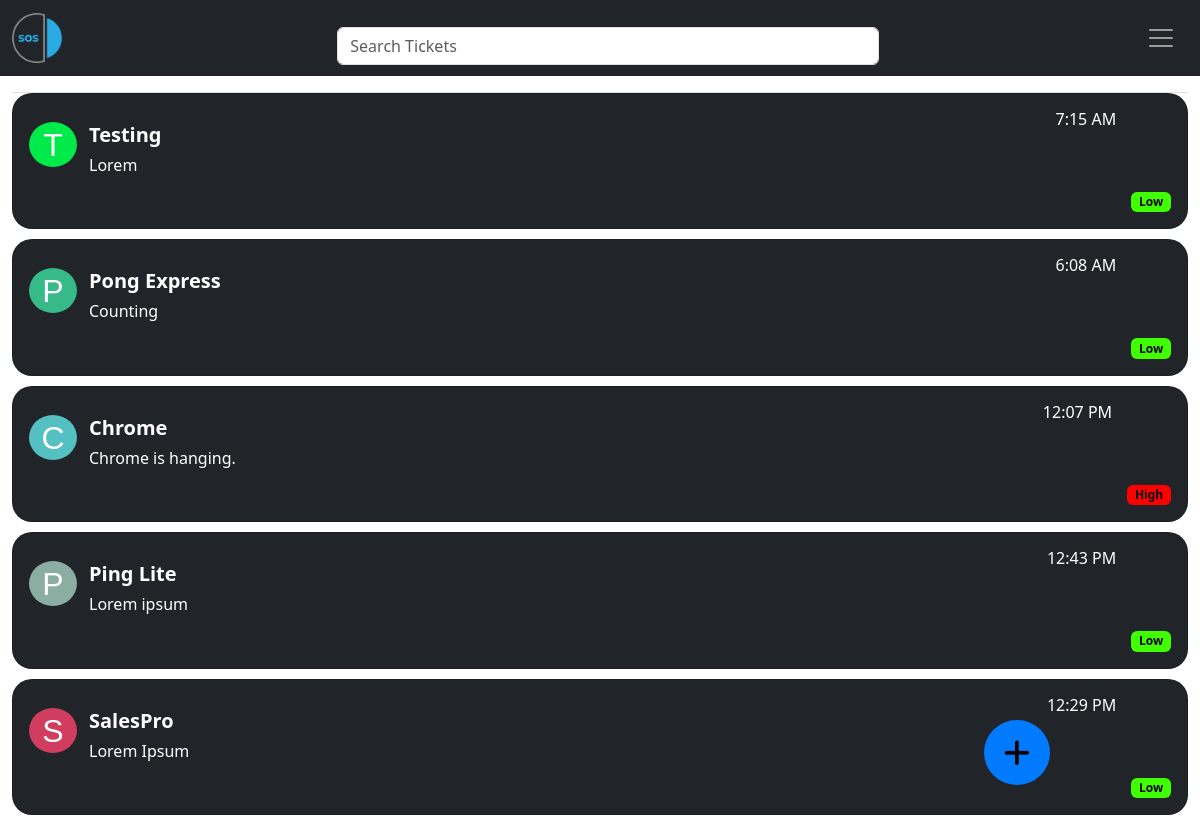
The page /view-tickets/toontester (signed in) on the database its author committed.
### app/models/ticket.py (models this page shows, shortened)
class Ticket(SearchableMixin, db.Model):
    __searchable__ = ['subject', 'issue_description']
    __tablename__ = 'tickets'
    id = db.Column(db.Integer, primary_key=True)
    ticket_owner = db.Column(db.String(64), nullable=False)
    subject = db.Column(db.String(64), nullable=False)
    issue_description = db.Column(db.Text, nullable=False)
    date_submitted = db.Column(db.DateTime(), default=datetime.utcnow)
    ticket_priority = db.Column(db.String(20))
    team_viewer_id = db.Column(db.String(255), default='000')
    team_viewer_session_password = db.Column(db.String(255), nullable=False)
    sender_id = db.Column(db.Integer, db.ForeignKey('users.id'))
    def get_ticket_subject_first_letter(self):
        return self.subject[0].upper()

### app/main/views.py (the view)
@main.route('/view-tickets/<username>', methods=['GET', 'POST'], strict_slashes=False)
@login_required
def view_ticket(username):
    user = User.query.filter_by(username=username).first()
    if user is None:
        return render_template('404.html')
    if user.username != current_user.username:
        return render_template('403.html')
    tickets = user.tickets.group_by(Ticket.subject).order_by(Ticket.date_submitted.desc()).all()
    tkt_count = user.tickets.count()
    return render_template('view_ticket.html', user=user,
                           tickets=tickets, tkt_count=tkt_count)

### app/main/forms.py
class SearchForm(FlaskForm):
    q = StringField('Search Tickets', validators=[DataRequired()])
    def __init__(self, *args, **kwargs):
        if 'formdata' not in kwargs:
            kwargs['formdata'] = request.args
        if 'meta' not in kwargs:
            kwargs['meta'] = {'csrf': False}
        super(SearchForm, self).__init__(*args, **kwargs)

### app/auth/views.py (called while the page is built)
@auth.before_app_request
def before_request():
    if (current_user.is_authenticated
            and not current_user.confirmed
            and request.blueprint != 'auth'
            and request.endpoint != 'static'):
        return redirect(url_for('auth.unconfirmed'))

### app/main/__init__.py (called while the page is built)
@main.app_context_processor
def inject_permissions():
    return dict(Permission=Permission)

### app/main/views.py (called while the page is built)
@main.before_request
def before_request():
    g.search_form = SearchForm()

### app/models/role.py (called while the page is built)
    def has_permission(self, permission):
        return self.permissions & permission == permission

### app/models/user.py (called while the page is built)
@login_manager.user_loader
def load_user(user_id: str) -> User:
    return User.query.get(int(user_id))

    def can(self, perm):
        return self.role is not None and self.role.has_permission(perm)

### app/templates/view_ticket.html (shortened to what this page needs)
{% extends "base.html" %}
{% block page_content %}
    {% include '_tickets.html' %}
{% endblock %}

### app/templates/_tickets.html (shortened to what this page needs)
<div class="card-container">
    <ul class="tickets">
        {% for ticket in tickets %}
            <a href="/view-tickets/{{ current_user.username }}/{{ ticket.subject }}" class="ticket-items"><li class="ticket">
                <div class="card w-auto view-ticket-card" style="margin-bottom: 10px; border-radius: 20px;">
                <div class="card-body">
                    <div class="card-title">
                        <p class="card-text ticket-bubble ticket-first-letter">{{ ticket.get_ticket_subject_first_letter() }}</p>
                    </div>
                    <div class="card-text">
                        <div class="text-start view-ticket-subject">{{ ticket.subject }}</div>
                        <div class="text-start text-wrap ticket-issue" style="width: 45rem;">
                            {{ ticket.issue_description }}
                        </div>
                        <div class="float-end ticket-priority">
                            {% for priority in ticket.ticket_priority %}
                                {% if priority == 'L' %}
                                    <div class="float-end">
                                        <span class="badge" style="background-color: #3FFF00; color: black;">Low</span>
                                    </div>
                                {% elif priority == 'M' %}
                                    <div class="float-end">
                                        <span class="badge" style="background-color: #FFBF00; color: black;">Medium</span>
                                    </div>
                                {% elif priority == 'H' %}
                                    <div class="float-end">
                                        <span class="badge" style="background-color: #FF0000; color: black;">High</span>
                                    </div>
                                {% endif %}
                            {% endfor %}
                        </div>
                        <div class="float-end ticket-date">{{ moment(ticket.date_submitted).format('LT') }}</div>
                    </div>
                </div>
                </div>
            </li></a>
        {% endfor %}
    </ul>
</div>
<div class="float-end text-center add-ticket" style="font-size: 30px;"
     data-bs-toggle="tooltip" data-bs-placement="bottom"
     data-bs-custom-class="custom-tooltip" data-bs-title="Create a new ticket">
    <a href="{{ url_for('main.submit_ticket') }}" style="text-decoration: none; color: black;">
        <i class="fa-solid fa-plus text-center"></i>
    </a>
</div>

### app/static/styles.css (style rules this page uses)
ul.tickets { list-style-type: none; padding: 0px; margin: 16px 0px 0px 0px; border-top: 1px solid #e0e0e0; }
.ticket-date { margin-top: -100px; }
.ticket-issue { margin-left: 60px; margin-top: -7px; padding-bottom: 30px; }
.ticket-priority { float: right; margin-top: -30px; }
a.ticket-items:link { text-decoration: inherit; color: inherit; }
.email-field, .password-field, .remember-me, .card-title, .login-header, .sign-up-header, .name-field, .sign-up-password, .department-field, .sign-up-email-field, .username-field, h3.reset-password-header, .current-password-field, .new-password-field, .confirm-password-field { font-weight: 600; color: white; }
.view-ticket-subject { margin-left: 60px; margin-top: 10px; margin-bottom: 10px; font-weight: bold; font-size: 20px; }
div.view-ticket-card { background-color: #212529; color: white; }
.ticket-first-letter { position: absolute; text-align: center; font-family: Arial, Helvetica, sans-serif; font-style: normal; font-weight: 400; font-size: 32px; color: white; line-height: 39px; width: 26px; height: 35px; margin-top: 12px; margin-left: 10px; margin-right: 40px; margin-bottom: -46px; padding-top: 4px; }
.ticket-bubble { border-radius: 50%; margin-left: 0; width: 48px; height: 45px; }
.add-ticket { position: fixed; bottom: 40px; right: 150px; background-color: #007bff; padding: 10px 20px; border: none; border-radius: 50%; z-index: 2; }
.card-container::before { content: ""; position: absolute; top: 0; left: 0; width: 100%; height: 100%; z-index: 1; pointer-events: none; }
.card-container::after { content: ""; position: absolute; top: 0; right: 0; width: 100%; height: 100%; z-index: 1; pointer-events: none; }
span.badge { margin-top: 15px; margin-left: 15px; }

### rows shown on the page
Ticket: get_ticket_subject_first_letter "T", subject "Testing", issue_description "Lorem", date_submitted "7:15 AM"
Ticket: get_ticket_subject_first_letter "P", subject "Pong Express", issue_description "Counting", date_submitted "6:08 AM"
Ticket: get_ticket_subject_first_letter "C", subject "Chrome", issue_description "Chrome is hanging.", date_submitted "12:07 PM"
Ticket: get_ticket_subject_first_letter "P", subject "Ping Lite", issue_description "Lorem ipsum", date_submitted "12:43 PM"
Ticket: get_ticket_subject_first_letter "S", subject "SalesPro", issue_description "Lorem Ipsum", date_submitted "12:29 PM"
